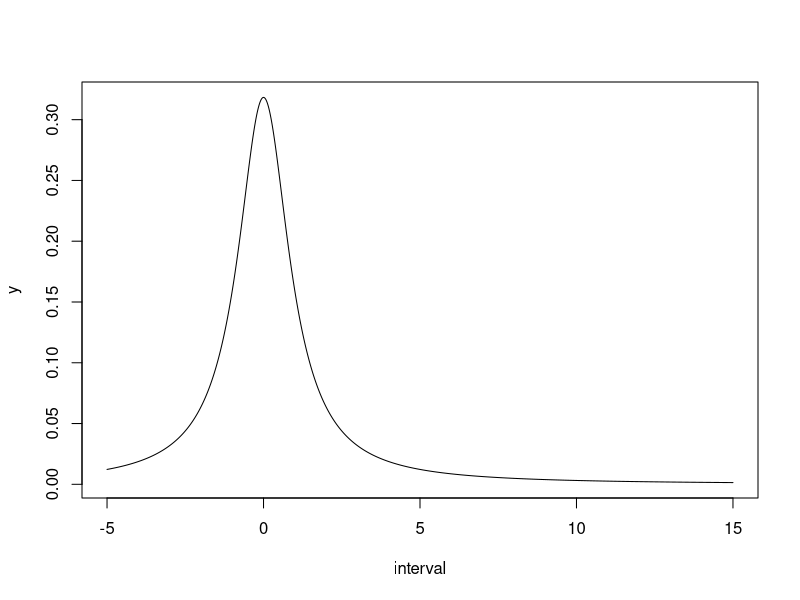
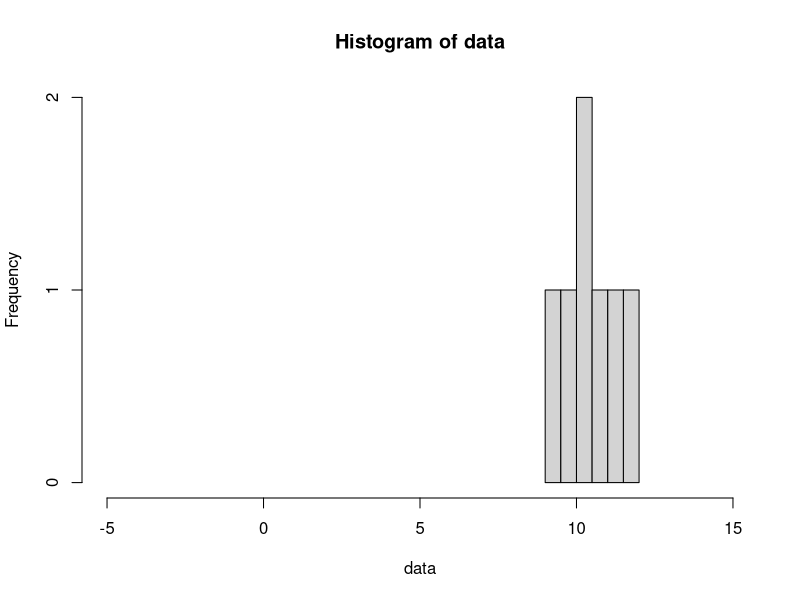
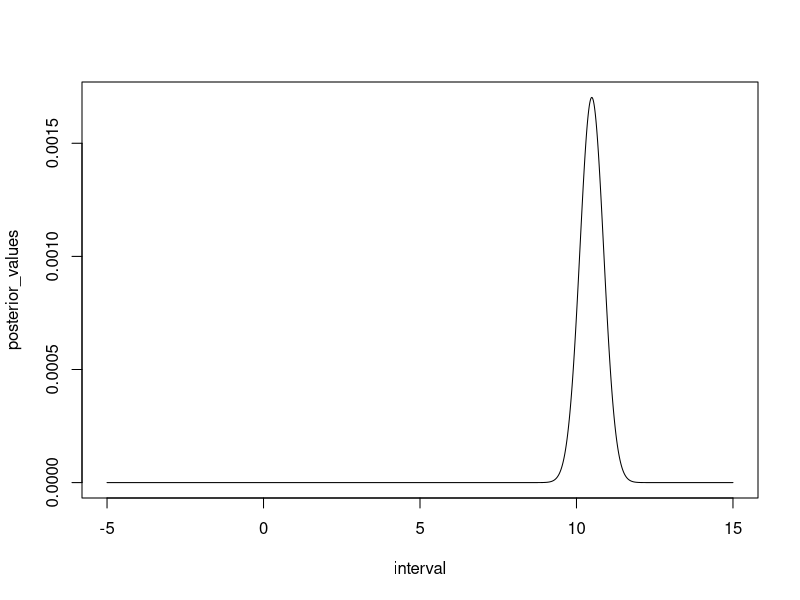

These figures' R source, in order: (Note: this script raises an error after producing the figures.)
## ---- chunk 1
knitr::opts_chunk$set(echo = TRUE)
## ---- chunk 2
    interval <- seq(-5, 15, 0.01)
    y <- dt(x = interval, df = 1)
    plot(interval, y, type="l")
## ---- chunk 3
data <- c(11.3710, 9.4353, 10.3631, 10.6329, 10.4043, 9.8939, 11.5115)
hist(data, xlim = c(-5,15))
## ---- chunk 4
normal_log_likelyhood <- function(mu,data){
  n <- length(data)
  log_likelihood <- sum(dnorm(data, mean = mu, log = TRUE))
  return(log_likelihood)
}
llik <- normal_log_likelyhood(5,data)
round(llik,1)
## ---- chunk 5
    posterior <- function(mu, data) {
        return(exp((-1/2)*sum((data - mu)^2)) / (1 + mu^2))
    }

    posterior_values <- c()
    for (mu in interval) {
        posterior_values <- c(posterior_values, posterior(mu, data))
    }
    plot(interval, posterior_values, type="l")
## ---- chunk 6
    a = 1
    b = 1
    interval <- seq(0, 1, 0.01)
    prior_pa <- dbeta(x = interval, shape1 = alpha, shape2 = b)
    prior_pb <- dbeta(x = interval, shape1 = beta, shape2 = b)
    plot(interval, prior_pa, type="l")
    plot(interval, prior_pb, type="l")
## ---- chunk 7
#Antal personer som kollat på vardera produkt
n_A <- 13
n_B <- 3
#Antal personer som var intresserade av vardera produkt
i_a <- 8
i_b <- 2

#beräkna posterioren för produkt A
alpha_post_A <- a + i_a
beta_post_A <- b + n_A - i_a
#beräkna posterioren för produkt B
alpha_post_B <- a + i_b
beta_post_B <- b + n_B - i_b
#beräkna förväntade proportioner för de olika produkterna
prop_post_A <- alpha_post_A / (alpha_post_A + beta_post_A)
prop_post_B <- alpha_post_B / (alpha_post_B + beta_post_B)

print("Sannolikhet intresserade i produkt A...")
print(prop_post_A)
print("Sannolikhet intresserade i produkt B...")
print(prop_post_B)

print("Vi ser att sannolikheten är precis likadan, så vi kan välja vilken som :D")

## ---- chunk 8
n_total = 87

# Simulera antal intresserade kunder för Produkt A
simulated_customers_A <- rbinom(10000, n_total, prop_post_A)

# Simulera antal intresserade kunder för Produkt B
simulated_customers_B <- rbinom(10000, n_total, prop_post_B)

prob_more_than_40_A <- mean(simulated_customers_A > 40)
prob_more_than_40_B <- mean(simulated_customers_B > 40)

print("A)")
print("Sannolikhet att det är mer än 40 intresserade av produkt A")
print(prob_more_than_40_A)
print("Sannolikhet att det är mer än 40 intresserade av produkt B")
print(prob_more_than_40_B)

#Beräkna föräntat antal kunder
expected_customers_A <- n_total * prop_post_A
expected_customers_B <- n_total * prop_post_B
print("B)")
print("Förväntat antal kunder produkt A")
expected_customers_A
print("Förväntat antal kunder produkt B")
expected_customers_B
